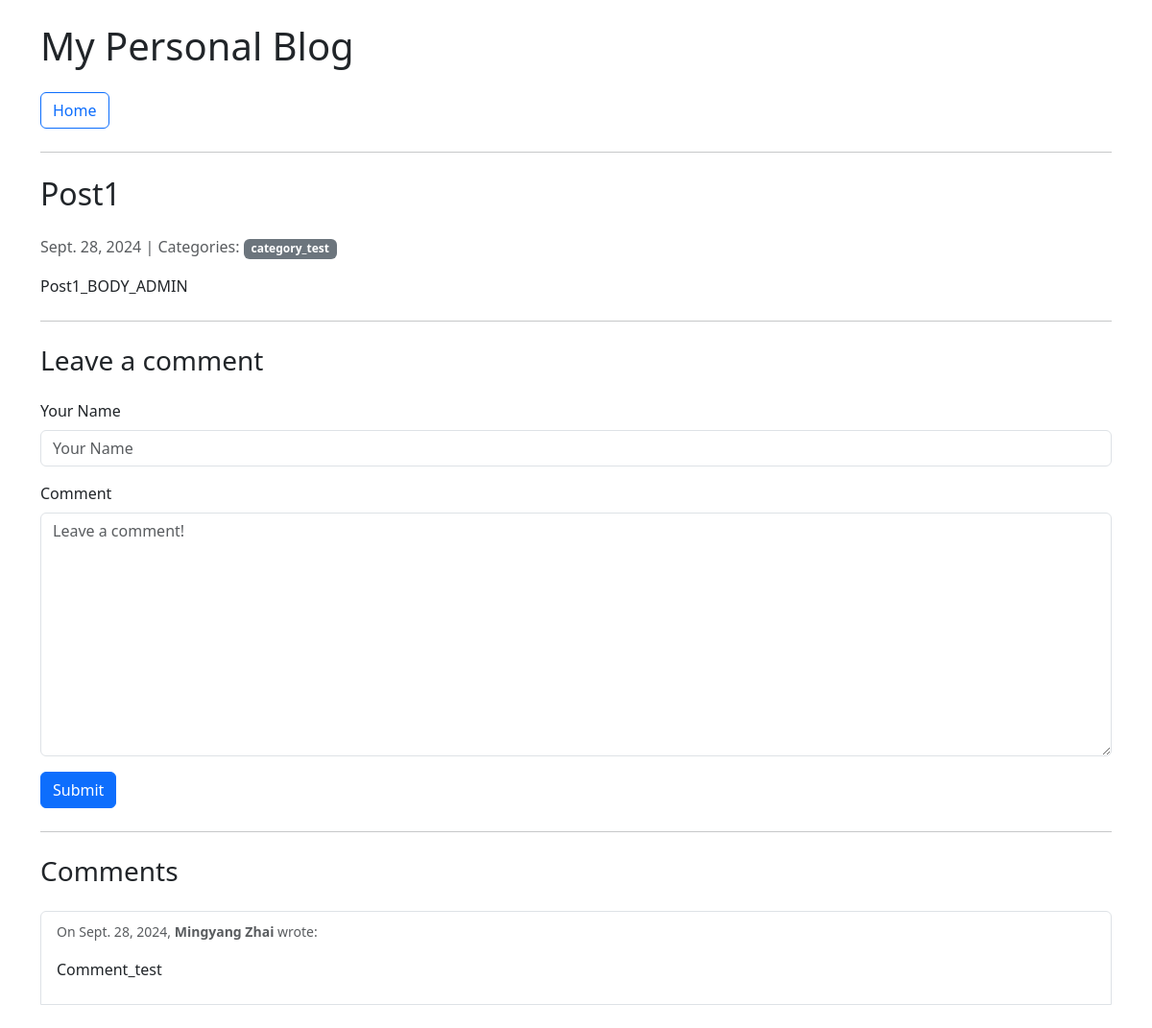
/post/1/, run on an earlier commit of the app's database.
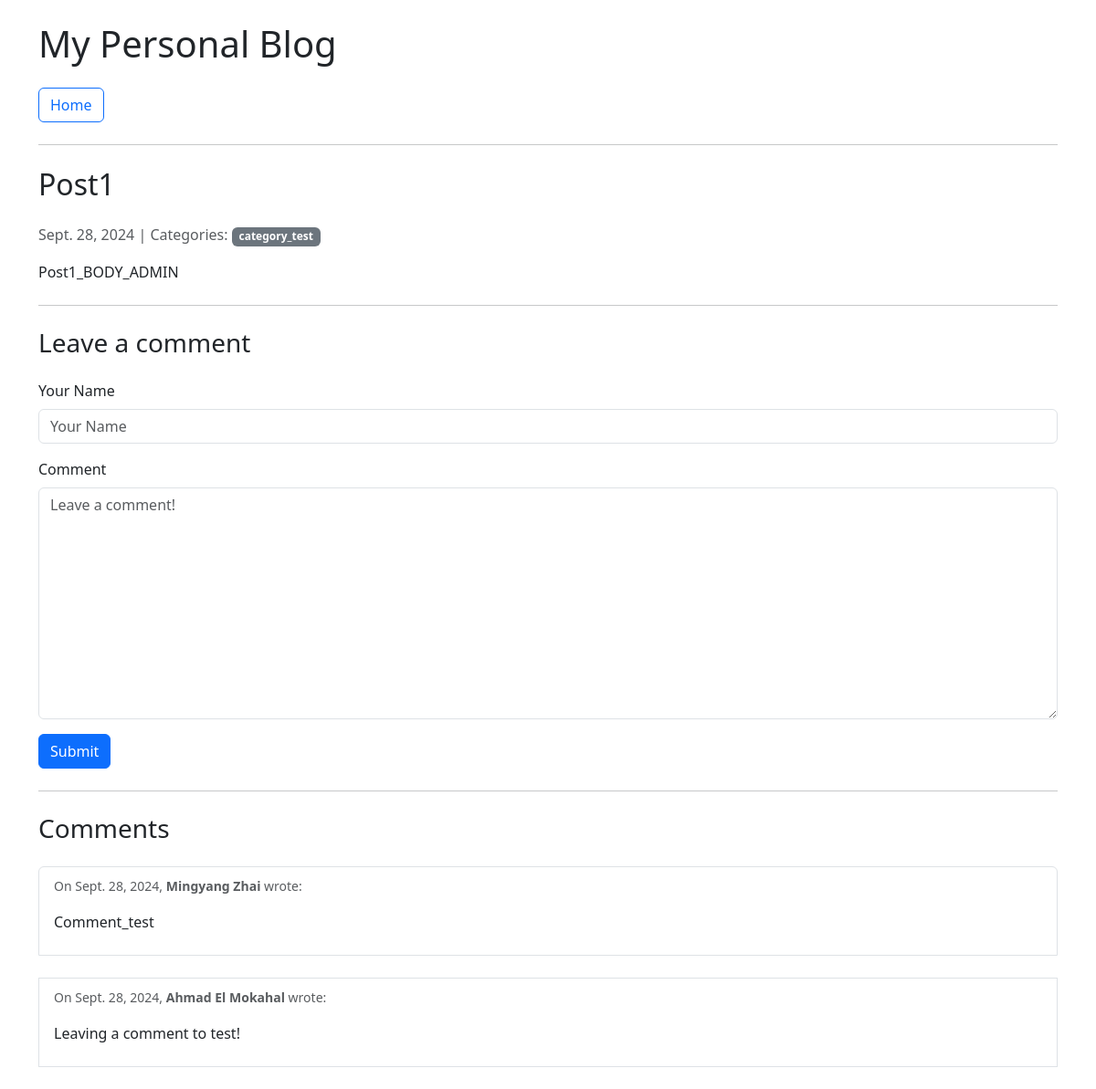
And on a later commit of the database.
### blog/models.py (models this page shows, shortened)
class Category(models.Model):
    name = models.CharField(max_length=30)
    class Meta:
        verbose_name_plural = "categories"

class Comment(models.Model):
    author = models.CharField(max_length=60)
    body = models.TextField()
    created_on = models.DateTimeField(auto_now_add=True)
    post = models.ForeignKey("Post", on_delete=models.CASCADE)

### blog/views.py (the view, shortened to what this page needs)
# urls.py: path("post/<int:pk>/", views.blog_detail, name="blog_detail"),
def blog_detail(request, pk):
    post = Post.objects.get(pk=pk)
    form = CommentForm()
    comments = Comment.objects.filter(post=post)
    context = {
        "post": post,
        "comments": comments,
        "form": CommentForm(),
    }
    return render(request, "blog/detail.html", context)

### blog/forms.py
class CommentForm(forms.Form):
    author = forms.CharField(
        max_length=60,
        widget=forms.TextInput(
            attrs={"class": "form-control", "placeholder": "Your Name"}
        ),
    )
    body = forms.CharField(
        widget=forms.Textarea(
            attrs={"class": "form-control", "placeholder": "Leave a comment!"}
        )
    )

### blog/templates/blog/detail.html (shortened to what this page needs)
{% extends "base.html" %}
{% block page_title %}
    <h2 class="my-4">{{ post.title }}</h2>
{% endblock page_title %}
{% block page_content %}
    <div class="mb-4">
        <p class="text-muted">
            {{ post.created_on.date }} | Categories:
            {% for category in post.categories.all %}
                <a href="{% url 'blog_category' category.name %}" class="badge bg-secondary text-decoration-none">
                    {{ category.name }}
                </a>
            {% endfor %}
        </p>
        <p class="fs-5">{{ post.body | linebreaks }}</p>
    </div>
    <hr>
    <h3 class="my-4">Leave a comment</h3>
    <form method="post" class="mb-4">
        <div class="mb-3">
            <label for="id_author" class="form-label">Your Name</label>
            {{ form.author }}
        </div>
        <div class="mb-3">
            <label for="id_body" class="form-label">Comment</label>
            {{ form.body }}
        </div>
        <button type="submit" class="btn btn-primary">Submit</button>
    </form>
    <hr>
    <h3 class="my-4">Comments</h3>
    <div class="list-group">
        {% for comment in comments %}
            <div class="list-group-item">
                <p class="mb-1">
                    <small class="text-muted">
                        On {{ comment.created_on.date }}, <b>{{ comment.author }}</b> wrote:
                    </small>
                </p>
                <p>{{ comment.body | linebreaks }}</p>
            </div>
            <br>
        {% empty %}
            <p class="text-muted">No comments yet. Be the first to comment!</p>
        {% endfor %}
    </div>
{% endblock page_content %}

What changed in the data, as far as the page shows it:
added Comment: created_on "Sept. 28, 2024", author "Ahmad El Mokahal", body "Leaving a comment to test!"
